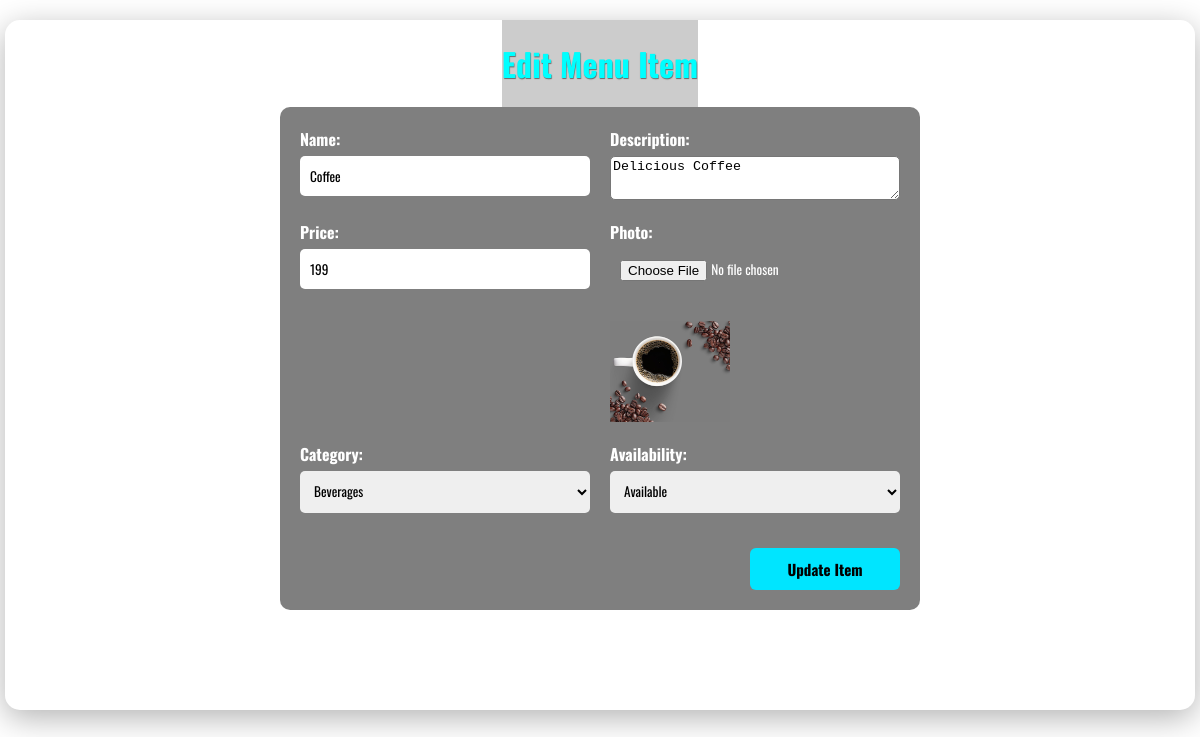
The page /admin/updt_menu.php?id=6 on the database its author committed.
### tables this page shows
CREATE TABLE `foods` (
  `id` int(11) NOT NULL,
  `name` varchar(100) NOT NULL,
  `description` text DEFAULT NULL,
  `price` float NOT NULL,
  `photo` varchar(255) NOT NULL,
  `availability` enum('available','not available') NOT NULL,
  `category` enum('Starters','Main Course','Desserts','Beverages','Specials') NOT NULL
);

### admin/updt_menu.php (the view, shortened to what this page needs)
<?php
include '../dbconnect.php';
$id=$_GET['id'];
$sql="SELECT * FROM foods where id='$id'";
$result=mysqli_query($conn,$sql);
$row=mysqli_fetch_assoc($result);
?>
<!DOCTYPE html>
<html lang="en">
<head>
</head>
<body>
<div class="main">
    <div class="welcome">
        <div class="heading">
            <h1>Edit Menu Item</h1>
        </div>
        <form action="" method="POST" enctype="multipart/form-data">
            <div class="form-row">
                <div class="form-group">
                    <label for="name">Name:</label>
                    <input type="text" name="name" value="<?php echo $row['name']; ?>" required>
                </div>
                <div class="form-group">
                    <label for="desc">Description:</label>
                    <textarea name="description" required><?php echo $row['description']; ?></textarea>
                </div>
            </div>
            <div class="form-row">
                <div class="form-group">
                    <label for="price">Price:</label>
                    <input type="number" name="price" value="<?php echo $row['price']; ?>" required>
                </div>
                <div class="form-group">
                    <label for="photo">Photo:</label>
                    <input type="file" name="photo" accept="Image/*" required>
                    <br>
                    <img src="<?php echo $row['photo']; ?>" width="120" alt="">
                </div>
            </div>
            <div class="form-row">
                <div class="form-group">
                    <label for="category">Category:</label>
                    <select name="category" required>
                        <option value="Beverages" <?php if($row['category'] == 'Beverages') echo 'selected'; ?>>Beverages</option>
                    </select>
                </div>
                <div class="form-group">
                    <label for="avai">Availability:</label>
                    <select name="availability" required>
                        <option value="available" <?php if($row['availability'] == 'available') echo 'selected'; ?>>Available</option>
                    </select>
                </div>
            </div>
            <div class="form-group">
                <div class="btn">
                    <input type="submit" name="submit" value="Update Item">
                </div>
            </div>
        </form>
    </div>
</div>
</body>
</html>

### admin/updt_menu.php (style rules this page uses)
html, body { margin: 0; padding: 0; }
body { background-image: url(https://img.freepik.com/premium-photo/realistic-photo-blurred-restaurant-background-with-some-people-eating-chefs-waiters-working-high-resolution-superdetail-16k_967785-42409.jpg); background-size: cover; background-repeat: no-repeat; background-attachment: fixed; font-family: 'Oswald', sans-serif; color: white; padding-bottom: 20px; }
.welcome { background-color: rgba(255, 255, 255, 0.05); margin: 0 5px; border-radius: 15px; box-shadow: 0 8px 32px rgba(0, 0, 0, 0.3); padding-bottom: 60px; margin-top: 20px; }
.heading { text-align:center; }
.welcome h1 { color: aqua; background-color:rgba(0, 0, 0, 0.2); border radius:10px; font-weight: 700; text-align: center; padding: 20px 0; text-shadow: 0.5px 0.5px 1px rgba(0, 0, 0, 0.5); display:inline-block; margin:0 auto; }
form { background-color: rgba(0, 0, 0, 0.5); padding: 20px; border-radius: 10px; margin: 0 auto 40px; width: 600px; font-weight: 700; font-size: 20px; }
.form-row { display: flex; gap: 20px; margin-bottom: 20px; }
.form-group { flex: 1; display: flex; flex-direction: column; }
label { margin-bottom: 5px; font-size: 16px; }
input, select { padding: 10px; border: none; border-radius: 5px; font-family: 'Oswald', sans-serif; }
.btn { text-align: right; margin-top: 15px; }
.btn input[type='submit'] { background-color: #00E5FF; width: 150px; border-radius: 6px; border: none; font-weight: bold; font-size: 15px; cursor: pointer; font-family: 'Oswald', sans-serif; transition: background-color 0.7s ease; }
textarea { height:38px; border-radius:5px; }

### rows shown on the page
foods: name "Coffee", description "Delicious Coffee", price "199", photo (picture), category "Beverages", availability "Available"
